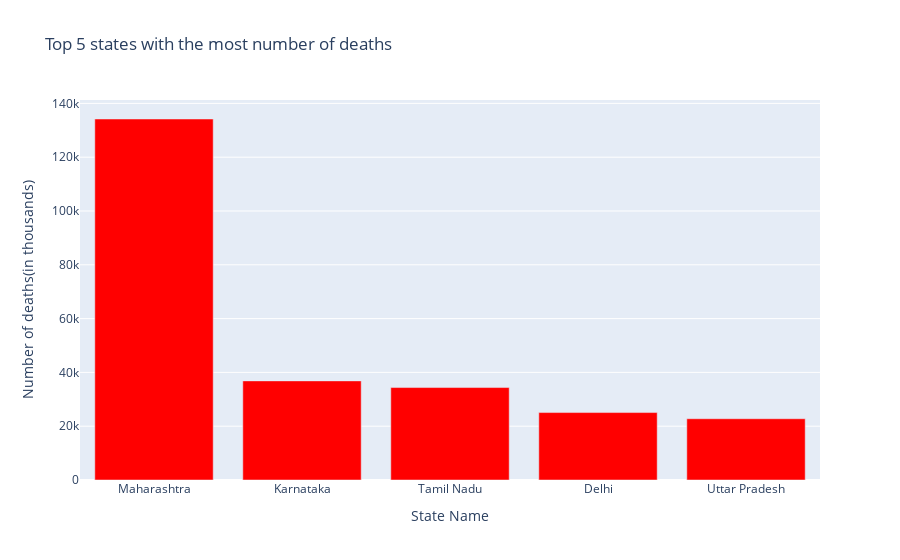

Notebook code for this chart:
### Code cell
plot2 = px.bar(top_5_deathcount,top_5_deathcount.index,top_5_deathcount.Deaths,title='Top 5 states with the most number of deaths',
               labels={top_5_deathcount.index.name:'State Name',top_5_deathcount.Deaths.name:'Number of deaths(in thousands)'}
               ,color_discrete_sequence=['red'])
plot2.show()

### Figure 1 — Plotly figure (JSON) as saved in the notebook; plotly's stock layout.template omitted (floating-point values rounded to 4 significant figures)
{"data": [{"alignmentgroup": "True", "hovertemplate": "State Name=%{x}<br>Number of deaths(in thousands)=%{y}<extra></extra>", "legendgroup": "", "marker": {"color": "red", "pattern": {"shape": ""}}, "name": "", "offsetgroup": "", "orientation": "v", "showlegend": false, "textposition": "auto", "type": "bar", "x": ["Maharashtra", "Karnataka", "Tamil Nadu", "Delhi", "Uttar Pradesh"], "xaxis": "x", "y": [134201, 36848, 34367, 25068, 22775], "yaxis": "y"}], "layout": {"barmode": "relative", "legend": {"tracegroupgap": 0}, "title": {"text": "Top 5 states with the most number of deaths"}, "xaxis": {"anchor": "y", "domain": [0, 1], "title": {"text": "State Name"}}, "yaxis": {"anchor": "x", "domain": [0, 1], "title": {"text": "Number of deaths(in thousands)"}}}}
